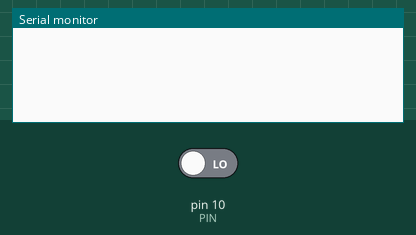
Simulated run of this sketch. Board: Arduino Uno, built with avr-gcc and run on an emulated ATmega328P. Shown: the last lines printed to the serial monitor. The test bench sets the inputs (shaded band); at power-on: pin 10 (PIN) LOW.

Above: at 1.2 s.
1.3 s: pin 10 (PIN) driven HIGH
At 2.3 s:
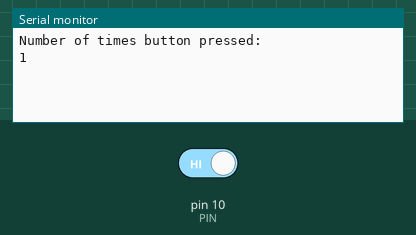
2.8 s: pin 10 (PIN) driven LOW
At 3.5 s:
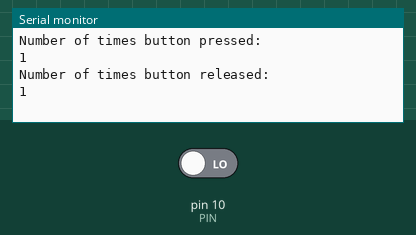

Measured:
- after the input at 1.3 s, the serial monitor: prints a new line at once (image 1)
- after the input at 2.8 s, the serial monitor: prints a new line at once (image 2)

The sketch:

Lab04-Switch-State.ino
```cpp
const int PIN = 10; // have this pin just because

// have value & lastValue to check if the button is pressed or released and ensures
// the count is put in the right variable (buttonPressed or buttonReleased)
int value = 0;
int lastValue = 0;
int buttonPressed = 0;
int buttonReleased = 0;

void setup() {
  // Set pin as input
  pinMode(PIN, INPUT);
  Serial.begin(9600);
}

void loop() {
  // this gets the current value and also saves the last value at the end
  // if it's not the same as the previous value, it means the button was pressed or released.
  // if the value is HIGH, add 1 to buttonPressed
  // otherwise, add 1 to buttonReleased
  value = digitalRead( PIN );

  if( value != lastValue){
    if(value == HIGH){
      buttonPressed++;
      Serial.println("Number of times button pressed: ");
      Serial.println(buttonPressed);
    } else {
      buttonReleased++;
      Serial.println("Number of times button released: ");
      Serial.println(buttonReleased);
    }
  }

  lastValue = value;
}
```
